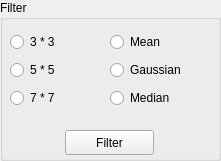
        <widget class="QGroupBox" name="GB_Filters">
         <property name="geometry">
          <rect>
           <x>600</x>
           <y>10</y>
           <width>221</width>
           <height>161</height>
          </rect>
         </property>
         <property name="title">
          <string>Filter</string>
         </property>
         <widget class="QPushButton" name="BT_Filter">
          <property name="geometry">
           <rect>
            <x>65</x>
            <y>130</y>
            <width>89</width>
            <height>25</height>
           </rect>
          </property>
          <property name="text">
           <string>Filter</string>
          </property>
         </widget>
         <widget class="QWidget" name="verticalLayoutWidget_2">
          <property name="geometry">
           <rect>
            <x>110</x>
            <y>30</y>
            <width>101</width>
            <height>83</height>
           </rect>
          </property>
          <layout class="QVBoxLayout" name="VL_FilterType">
           <item>
            <widget class="QRadioButton" name="RB_MeanFilter">
             <property name="text">
              <string>Mean</string>
             </property>
            </widget>
           </item>
           <item>
            <widget class="QRadioButton" name="RB_GaussianFilter">
             <property name="text">
              <string>Gaussian</string>
             </property>
            </widget>
           </item>
           <item>
            <widget class="QRadioButton" name="RB_MedianFilter">
             <property name="text">
              <string>Median</string>
             </property>
            </widget>
           </item>
          </layout>
         </widget>
         <widget class="QWidget" name="verticalLayoutWidget_3">
          <property name="geometry">
           <rect>
            <x>10</x>
            <y>30</y>
            <width>91</width>
            <height>83</height>
           </rect>
          </property>
          <layout class="QVBoxLayout" name="VL_FiterSize">
           <item>
            <widget class="QRadioButton" name="RB_3SizeFilter">
             <property name="text">
              <string>3 * 3</string>
             </property>
            </widget>
           </item>
           <item>
            <widget class="QRadioButton" name="RB_5SizeFilter">
             <property name="text">
              <string>5 * 5</string>
             </property>
            </widget>
           </item>
           <item>
            <widget class="QRadioButton" name="RB_7SizeFilter">
             <property name="text">
              <string>7 * 7</string>
             </property>
            </widget>
           </item>
          </layout>
         </widget>
        </widget>
